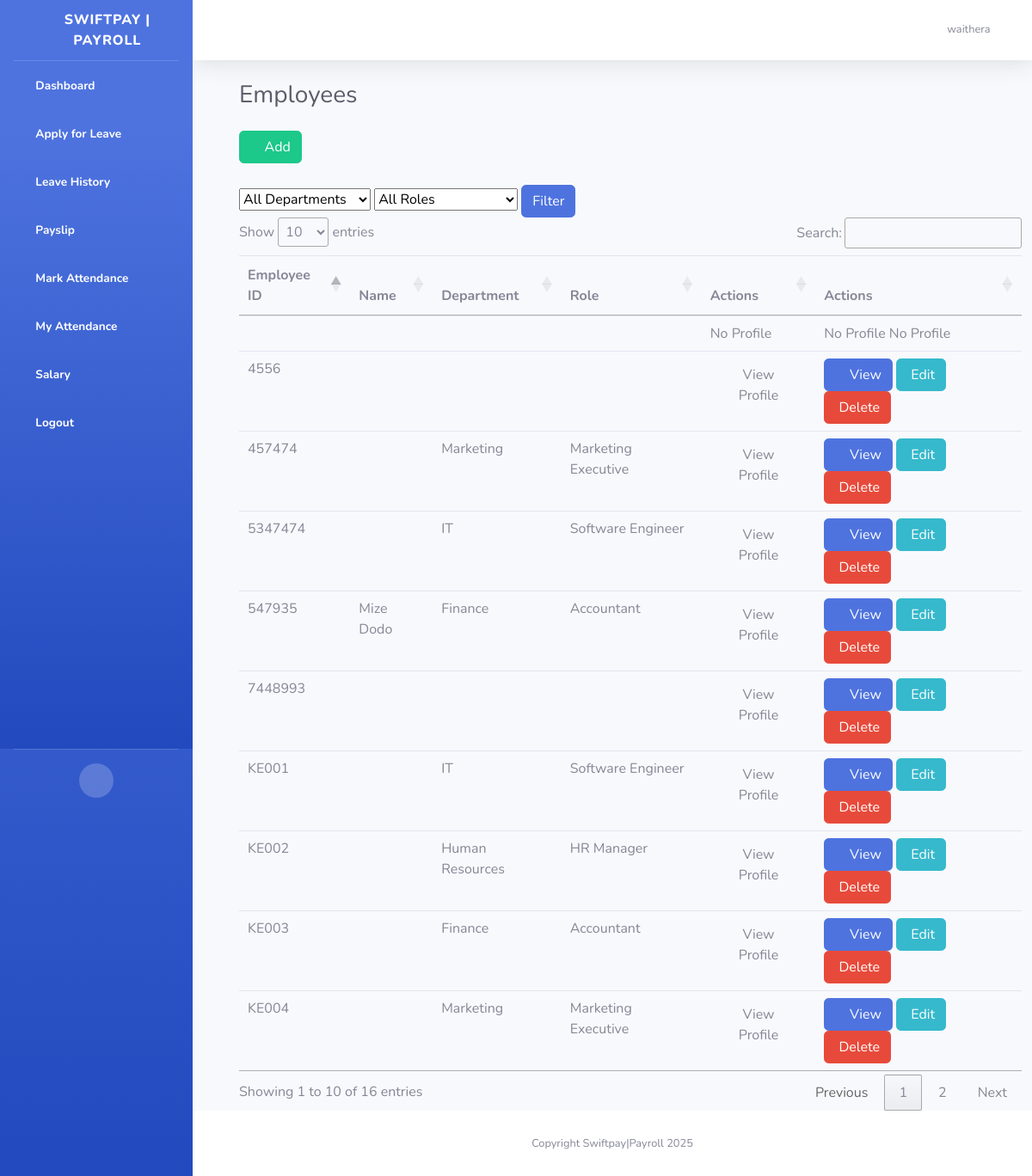
The app's page /employees/ (signed in) with its own data.
### mywebsite/models.py (models this page shows, shortened)
class CustomUser(AbstractUser):
    GENDER_CHOICES = [
        ('M', 'Male'),
        ('F', 'Female'),
        ('O', 'Other')
    ]
    employee_id = models.CharField(max_length=20, unique=True)
    date_of_birth = models.DateField(null=True, blank=True)
    gender = models.CharField(max_length=1, choices=GENDER_CHOICES)
    phone_number = models.CharField(max_length=15, blank=True)
    address = models.TextField(blank=True)
    joined_date = models.DateField(default=timezone.now)
    role = models.ForeignKey(EmployeeRole, on_delete=models.SET_NULL, null=True)
    department = models.ForeignKey(Department, on_delete=models.SET_NULL, null=True)
    is_active_employee = models.BooleanField(default=True)
    middle_name = models.CharField(max_length=255, null=True, blank=True)
    residential_status = models.CharField(max_length=2, choices=[
        ('R', 'Resident'),
        ('NR', 'Non-Resident')
    ], null=True, blank=True)
    national_id = models.CharField(max_length=10, null=True, blank=True)
    kra_pin = models.CharField(max_length=11, null=True, blank=True)
    nssf_no = models.CharField(max_length=15, null=True, blank=True)
    nhif_no = models.CharField(max_length=15, null=True, blank=True)
    passport_photo = models.ImageField(upload_to='employee_photos/', blank=True, null=True)
    basic_salary = models.DecimalField(max_digits=10, decimal_places=2, null=True, blank=True)
    bank = models.CharField(max_length=50, null=True, blank=True)
    bank_account_name = models.CharField(max_length=255, null=True, blank=True)
    bank_account_number = models.CharField(max_length=35, null=True, blank=True)
    bank_branch = models.CharField(max_length=40, null=True, blank=True)
    employee_personal_number = models.CharField(max_length=50, null=True, blank=True)
    date_of_employment = models.DateField(null=True, blank=True)
    contract_type = models.CharField(choices=[
        ('P', 'Permanent'),
        ('T', 'Temporary')
    ], max_length=1, null=True, blank=True)
    job_title = models.CharField(max_length=50, null=True, blank=True)
    employee_email = models.EmailField(null=True, blank=True)
    mobile_phone = models.CharField(max_length=15, null=True, blank=True)

class Department(models.Model):
    name = models.CharField(max_length=100, unique=True)
    description = models.TextField(blank=True, null=True)

class EmployeeRole(models.Model):
    title = models.CharField(max_length=100)
    base_salary = models.DecimalField(max_digits=10, decimal_places=2)
    department = models.ForeignKey(Department, on_delete=models.SET_NULL, null=True)

### mywebsite/views.py (the view)
# urls.py: path('employees/', views.employee_list, name='employee_list'),
@login_required
def employee_list(request):
    employees = CustomUser.objects.all()
    department = request.GET.get('department')
    role = request.GET.get('role')
    if department:
        employees = employees.filter(department__name=department)
    if role:
        employees = employees.filter(role__title=role)
    context = {
        'employees': employees,
        'departments': Department.objects.all(),
        'roles': EmployeeRole.objects.all()
    }
    return render(request, 'employees/employee_list.html', context)

### templates/employees/employee_list.html (shortened to what this page needs)
{% extends 'base.html' %}
{% load static %}
{% block content %}
<div class="container-fluid">
    <div class="d-sm-flex align-items-center justify-content-between mb-4">
        <h1 class="h3 mb-0 text-gray-800" style="margin-left:30px">Employees</h1>
    </div>
    <div class="row" style="margin-left:30px">
        <section class="panel">
            <header class="panel-heading" style="margin-bottom:5px">
                <a href="{% url 'add_employee'%}" style="color:white; margin-bottom:20px" class="btn btn-success btn-xs"><i class="fa fa-plus"></i> Add </a>
            </header>
            <div class="filter-section">
                <form method="get">
                    <select name="department">
                        <option value="">All Departments</option>
                    </select>
                    <select name="role">
                        <option value="">All Roles</option>
                    </select>
                    <button type="submit" class="btn btn-primary btn-xs">Filter</button>
                </form>
            </div>
            <table class="table table-hover p-table responsive" width="100%" id="employees">
                <thead>
                <tr>
                    <th>Employee ID</th>
                    <th>Name</th>
                    <th>Department</th>
                    <th>Role</th>
                    <th>Actions</th>
                    <th>Actions</th>
                </tr>
                </thead>
                <tbody>
                {% for employee in employees %}
                <tr>
                    <td>{{ employee.employee_id }}</td>
                    <td>{{ employee.first_name }} {{ employee.last_name }}</td>
                    <td>{{ employee.department.name }}</td>
                    <td>{{ employee.role.title }}</td>
                    <td>
                        {% if employee.employee_id %}
                            <a href="{% url 'employee_profile' employee_id=employee.employee_id %}" class="btn">View Profile</a>
                        {% else %}
                            <span class="text-muted">No Profile</span>
                        {% endif %}
                    </td>
                    <td>
                        {% if employee.employee_id %}
                            <a  href="{% url 'employee_profile' employee_id=employee.employee_id %}" class="btn btn-primary btn-xs"><i
                                class="fa fa-folder"></i> View
                           </a>
                        {% else %}
                            <span class="text-muted">No Profile</span>
                        {% endif %}
                        {% if employee.employee_id %}
                            <a href="{% url 'update_employee' employee_id=employee.employee_id %}" class="btn btn-info btn-xs">
                                 Edit
                            </a>
                            <a role="button" href="{% url 'employee_delete' employee.employee_id %}"  style="color:white" class="btn btn-danger btn-xs"> Delete </a>
                        {% else %}
                            <span class="text-muted">No Profile</span>
                        {% endif %}
                    </td>
                    {% empty %}
                    <td class="p-name">
                        <a>You haven't added any employees yet</a>
                    </td>
                </tr>
                {% endfor %}
                </tbody>
            </table>
        </section>
    </div>
</div>
{% endblock %}

### templates/base.html (shortened to what this page needs)
<!DOCTYPE html>
<html lang="en">
<head>
    {% load static %}
    <link href="{% static 'theme/vendor/fontawesome-free/css/all.min.css'  %}" rel="stylesheet" type="text/css">
    <link href="{% static 'theme/css/sb-admin-2.min.css'  %}" rel="stylesheet">
    <link href="{% static 'css/app.css'  %}" rel="stylesheet">
    <link href="{% static 'jquerui/jquery-ui.css' %}" rel='stylesheet' type='text/css'/>
    <link href="https://cdn.datatables.net/1.10.20/css/jquery.dataTables.min.css" rel='stylesheet' type='text/css'/>
</head>
<body id="page-top">
<div id="wrapper">
    <ul class="navbar-nav bg-gradient-primary sidebar sidebar-dark accordion" id="accordionSidebar">
        <a class="sidebar-brand d-flex align-items-center justify-content-center" href="">
            <div class="sidebar-brand-icon rotate-n-15">
                <i class="fas fa-money-check-alt"></i>
            </div>
            <div class="sidebar-brand-text mx-3">SwiftPay | Payroll</div>
        </a>
        {% if user.is_authenticated %}
        <ul class="navbar-nav bg-gradient-primary sidebar sidebar-dark accordion" id="accordionSidebar">
            {% if user.is_superuser %}
                <li class="nav-item active">
                    <a class="nav-link" href="{% url 'dashboard' %}">
                        <i class="fas fa-fw fa-user-shield"></i>
                        <span>Admin Dashboard</span></a>
                </li>
                <li class="nav-item active">
                    <a class="nav-link" href="{% url 'employee_list' %}">
                        <i class="fas fa-fw fa-user-friends"></i>
                        <span>Manage Employees</span></a>
                </li>
                <li class="nav-item active">
                    <a class="nav-link" href="{% url 'leave_application_list' %}">
                        <i class="fas fa-fw fa-calendar-check"></i>
                        <span>Leave Requests</span></a>
                </li>
                <li class="nav-item active">
                    <a class="nav-link" href="{% url 'attendance_list'%}">
                        <i class="fas fa-fw fa-book-medical"></i>
                        <span>Attendance Records</span></a>
                </li>
                <li class="nav-item active">
                    <a class="nav-link" href="{% url 'admin_salary_list'%}">
                        <i class="fas fa-fw fa-check-circle"></i>
                        <span>Salary</span></a>
                </li>
                <li class="nav-item active">
                    <a class="nav-link" href="{% url 'department_list'%}">
                        <i class="fas fa-fw fa-check-circle"></i>
                        <span>Departments</span></a>
                </li>
                <li class="nav-item active">
                    <a class="nav-link" href="{% url 'monthly_payroll_report'%}">
                        <i class="fas fa-fw fa-check-circle"></i>
                        <span>Report</span></a>
                </li>
            {% else %}
                <li class="nav-item active">
                    <a class="nav-link" href="{% url 'user_dashboard' %}">
                        <i class="fas fa-fw fa-tachometer-alt"></i>
                        <span>Dashboard</span></a>
                </li>
                <li class="nav-item active">
                    <a class="nav-link" href="{% url 'apply_leave'%}">
                        <i class="fas fa-fw fa-plus"></i>
                        <span>Apply for Leave</span></a>
                </li>
                <li class="nav-item active">
                    <a class="nav-link" href="{% url 'user_leave_history'%}">
                        <i class="fas fa-fw fa-address-card"></i>
                        <span>Leave History</span></a>
                </li>
                <li class="nav-item active">
                    <a class="nav-link" href="#">
                        <i class="fas fa-fw fa-file-invoice-dollar"></i>
                        <span>Payslip</span></a>
                </li>
                <li class="nav-item active">
                    <a class="nav-link" href="{% url 'mark_attendance'%}">
                        <i class="fas fa-fw fa-check-circle"></i>
                        <span>Mark Attendance</span></a>
                </li>
                <li class="nav-item active">
                    <a class="nav-link" href="{% url 'user_attendance_list'%}">
                        <i class="fas fa-fw fa-check-circle"></i>
                        <span>My Attendance</span></a>
                </li>
                <li class="nav-item active">
                    <a class="nav-link" href="{% url 'salary_list'%}">
                        <i class="fas fa-fw fa-check-circle"></i>
                        <span>Salary</span></a>
                </li>
            {% endif %}
            <li class="nav-item active">
                <a class="nav-link" href="{% url 'logout' %}">
                    <i class="fas fa-fw fa-sign-out-alt"></i>
                    <span>Logout</span></a>
            </li>
        </ul>
    {% endif %}
        <hr class="sidebar-divider">
        <div class="text-center d-none d-md-inline">
            <button class="rounded-circle border-0" id="sidebarToggle"></button>
        </div>
    </ul>
    <div id="content-wrapper" class="d-flex flex-column">
        <div id="content">
            <nav class="navbar navbar-expand navbar-light bg-white topbar mb-4 static-top shadow">
                <ul class="navbar-nav ml-auto">
                    <li class="nav-item dropdown no-arrow">
                        <a class="nav-link dropdown-toggle" href="#" id="userDropdown" role="button"
                           data-toggle="dropdown" aria-haspopup="true" aria-expanded="false">
                            <span class="mr-2 d-none d-lg-inline text-gray-600 small">{{request.user.username}}</span>
                            <i class="far fa-user-circle"></i>
                        </a>
                    </li>
                </ul>
            </nav>
            {% block content %}
            {% endblock %}
            <footer class="sticky-footer bg-white">
                <div class="container my-auto">
                    <div class="copyright text-center my-auto">
                        <span>Copyright Swiftpay|Payroll 2025</span>
                    </div>
                </div>
            </footer>
        </div>
    </div>
</div>
</body>
</html>

### records on screen
CustomUser: user.username "waithera", employee_id "5347474", department.name "IT", role "Software Engineer", shows "View Profile", shows "Edit"
CustomUser: employee_id "No Profile"
CustomUser: employee_id "KE001", department.name "IT", role "Software Engineer", shows "View Profile", shows "Edit"
CustomUser: employee_id "KE002", department.name "Human Resources", role "HR Manager", shows "View Profile", shows "Edit"
CustomUser: employee_id "KE003", department.name "Finance", role "Accountant", shows "View Profile", shows "Edit"
CustomUser: employee_id "KE004", department.name "Marketing", role "Marketing Executive", shows "View Profile", shows "Edit"
CustomUser: employee_id "547935", first_name "Mize", last_name "Dodo", department.name "Finance", role "Accountant", shows "View Profile", shows "Edit"
CustomUser: employee_id "457474", department.name "Marketing", role "Marketing Executive", shows "View Profile", shows "Edit"
CustomUser: employee_id "7448993", shows "View Profile", shows "Edit"
CustomUser: employee_id "4556", shows "View Profile", shows "Edit"
